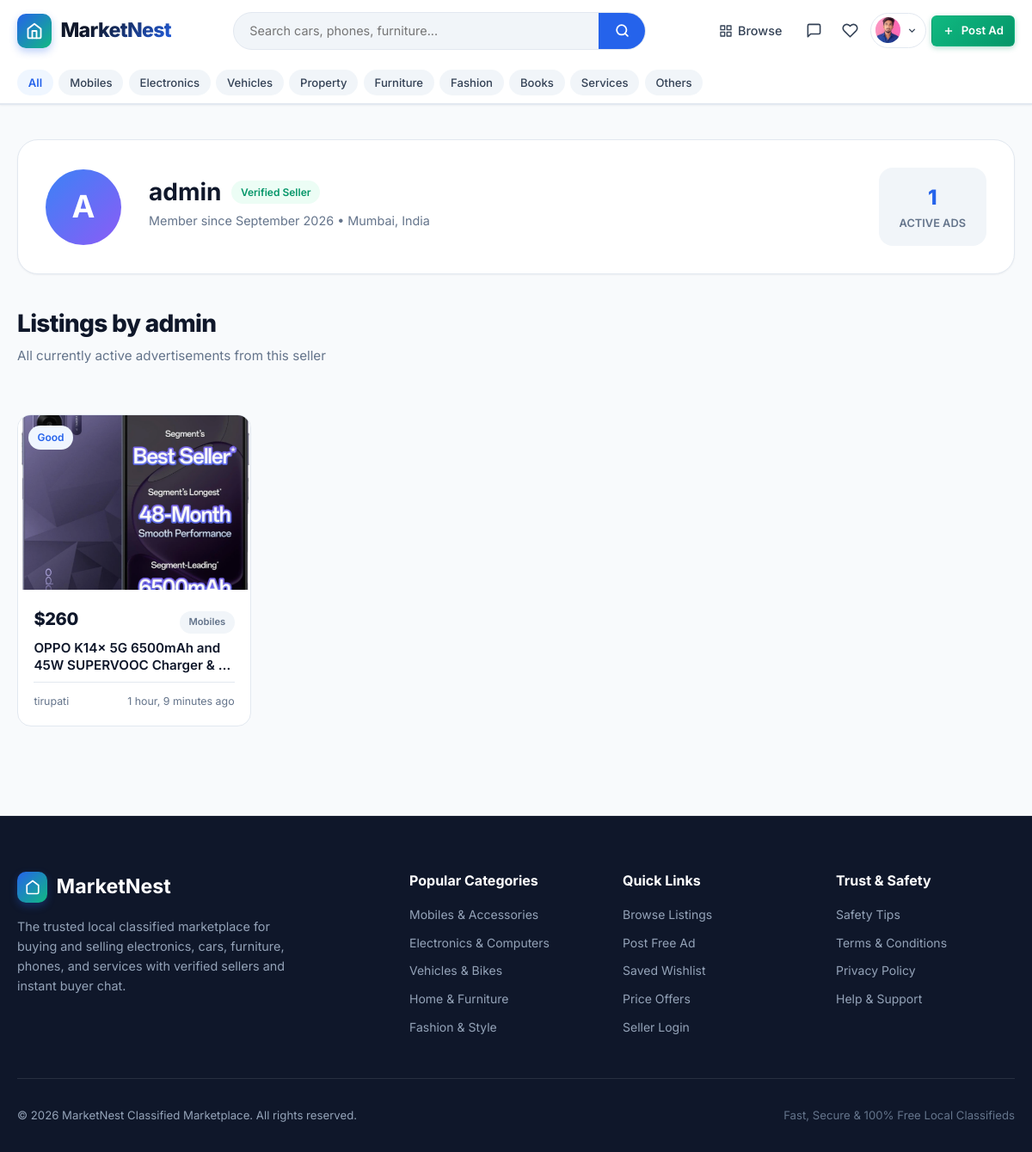
Page /seller/admin/ (signed in) on the committed database.
### marketplace/models.py (models this page shows, shortened)
class Profile(models.Model):
    user = models.OneToOneField(User, on_delete=models.CASCADE, related_name='profile')
    phone = models.CharField(max_length=20, blank=True)
    location = models.CharField(max_length=120, blank=True, default='Mumbai, India')
    bio = models.TextField(blank=True, max_length=500)
    avatar = models.ImageField(upload_to='avatars/', blank=True, null=True)
    created_at = models.DateTimeField(auto_now_add=True)
    updated_at = models.DateTimeField(auto_now=True)
    @property
    def avatar_url(self):
        if self.avatar and hasattr(self.avatar, 'url'):
            return self.avatar.url
        return None

class Category(models.Model):
    name = models.CharField(max_length=80, unique=True)
    slug = models.SlugField(max_length=100, unique=True, blank=True)
    icon = models.CharField(max_length=50, default='tag', help_text='Icon identifier (e.g. smartphone, laptop, car, home, armchair, shirt, book, briefcase, wrench, box)')
    description = models.TextField(blank=True)
    order = models.PositiveIntegerField(default=0)
    class Meta:
        verbose_name_plural = 'Categories'
        ordering = ['order', 'name']

class Listing(models.Model):
    CONDITION_CHOICES = [
        ('new', 'New'),
        ('like_new', 'Like New'),
        ('good', 'Good'),
        ('fair', 'Fair'),
        ('used', 'Used'),
    ]
    STATUS_CHOICES = [
        ('active', 'Active'),
        ('sold', 'Sold'),
        ('pending', 'Pending'),
        ('expired', 'Expired'),
    ]
    seller = models.ForeignKey(User, on_delete=models.CASCADE, related_name='listings')
    title = models.CharField(max_length=180)
    slug = models.SlugField(max_length=200, blank=True)
    description = models.TextField()
    price = models.DecimalField(max_digits=12, decimal_places=2)
    category = models.ForeignKey(Category, on_delete=models.PROTECT, related_name='listings')
    subcategory = models.ForeignKey(SubCategory, on_delete=models.SET_NULL, null=True, blank=True, related_name='listings')
    condition = models.CharField(max_length=20, choices=CONDITION_CHOICES, default='good')
    location = models.CharField(max_length=150)
    contact_phone = models.CharField(max_length=25)
    status = models.CharField(max_length=20, choices=STATUS_CHOICES, default='active')
    is_featured = models.BooleanField(default=False)
    views_count = models.PositiveIntegerField(default=0)
    created_at = models.DateTimeField(auto_now_add=True)
    updated_at = models.DateTimeField(auto_now=True)
    class Meta:
        ordering = ['-created_at']
    @property
    def primary_image(self):
        primary = self.images.filter(is_primary=True).first()
        if not primary:
            primary = self.images.first()
        return primary
    @property
    def primary_image_url(self):
        img = self.primary_image
        if img and img.image and hasattr(img.image, 'url'):
            return img.image.url
        return None
    @property
    def formatted_price(self):
        try:
            val = float(self.price)
            s = str(int(val))
            if len(s) <= 3:
                formatted = s
            if not val.is_integer():
                dec = f"{val:.2f}".split('.')[1]
                if int(dec) > 0:
                    formatted += f".{dec}"
            return f"${formatted}"
        except (ValueError, TypeError):
            return f"${self.price}"

class ListingImage(models.Model):
    listing = models.ForeignKey(Listing, on_delete=models.CASCADE, related_name='images')
    image = models.ImageField(upload_to='listings/%Y/%m/')
    is_primary = models.BooleanField(default=False)
    created_at = models.DateTimeField(auto_now_add=True)
    class Meta:
        ordering = ['-is_primary', 'id']

### marketplace/views.py (the view)
# urls.py: path('seller/<str:username>/', views.public_profile_view, name='public_profile'),
def public_profile_view(request, username):
    seller = get_object_or_404(User.objects.select_related('profile'), username=username)
    seller_listings = Listing.objects.filter(seller=seller, status='active').prefetch_related('images')
    context = {
        'seller': seller,
        'seller_listings': seller_listings,
        'total_active': seller_listings.count(),
    }
    return render(request, 'public_profile.html', context)

### marketplace/context_processors.py (called while the page is built)
def marketplace_context(request):
    context = {
        'all_categories': Category.objects.all()[:10],
        'favorites_count': 0,
        'unread_messages_count': 0,
        'pending_offers_count': 0,
    }
    if request.user.is_authenticated:
        context['favorites_count'] = Favorite.objects.filter(user=request.user).count()
        context['unread_messages_count'] = Message.objects.filter(
            conversation__in=request.user.buyer_conversations.all() | request.user.seller_conversations.all(),
            is_read=False
        ).exclude(sender=request.user).count()
        context['pending_offers_count'] = Offer.objects.filter(
            seller=request.user,
            status='pending'
        ).count()
    return context

### marketplace/templates/public_profile.html (shortened to what this page needs)
{% extends 'base.html' %}
{% load static %}
{% block content %}
<div class="container" style="padding-top: 2.5rem;">
  <div style="background: var(--bg-surface); border: 1px solid var(--border); border-radius: var(--radius-xl); padding: 2rem; margin-bottom: 2.5rem; box-shadow: var(--shadow-sm); display: flex; align-items: center; gap: 2rem; flex-wrap: wrap;">
    <div class="avatar-circle" style="width: 5.5rem; height: 5.5rem; font-size: 2.25rem;">
      {% if seller.profile.avatar_url %}
        <img src="{{ seller.profile.avatar_url }}" alt="{{ seller.username }}">
      {% else %}
        {{ seller.username|make_list|first|upper }}
      {% endif %}
    </div>
    <div style="flex: 1; min-width: 260px;">
      <div style="display: flex; align-items: center; gap: 0.75rem; margin-bottom: 0.25rem;">
        <h1 style="font-size: 1.75rem; margin-bottom: 0;">{{ seller.username }}</h1>
        <span class="badge badge-success">Verified Seller</span>
      </div>
      <p style="color: var(--text-muted); font-size: 0.9rem; margin-bottom: 0.5rem;">
        Member since {{ seller.date_joined|date:"F Y" }} &bull; {{ seller.profile.location|default:"Local Member" }}
      </p>
    </div>
    <div>
      <div style="background: var(--bg-subtle); padding: 1rem 1.5rem; border-radius: var(--radius-lg); text-align: center;">
        <div style="font-size: 1.5rem; font-weight: 800; color: var(--primary);">{{ total_active }}</div>
        <div style="font-size: 0.8rem; color: var(--text-muted); font-weight: 600; text-transform: uppercase;">Active Ads</div>
      </div>
    </div>
  </div>
  <div class="section-header">
    <div>
      <h2 class="section-title">Listings by {{ seller.username }}</h2>
      <p class="section-subtitle">All currently active advertisements from this seller</p>
    </div>
  </div>
  <div class="product-grid">
    {% for item in seller_listings %}
      <div class="product-card">
        <div class="card-img-wrap">
          {% if item.primary_image_url %}
            <img src="{{ item.primary_image_url }}" alt="{{ item.title }}" class="card-img" loading="lazy">
          {% endif %}
          <span class="badge badge-primary card-badge-top-left">{{ item.get_condition_display }}</span>
        </div>
        <div class="card-body">
          <div class="card-price-row">
            <span class="card-price">{{ item.formatted_price }}</span>
            <span class="badge badge-neutral" style="font-size: 0.7rem;">{{ item.category.name }}</span>
          </div>
          <h3 class="card-title">
            <a href="{% url 'product_detail' item.id %}">{{ item.title }}</a>
          </h3>
          <div class="card-meta">
            <span class="card-location">{{ item.location }}</span>
            <span class="card-date">{{ item.created_at|timesince }} ago</span>
          </div>
        </div>
      </div>
    {% empty %}
      <div class="empty-state" style="grid-column: 1 / -1;">
        <h3>No Active Listings</h3>
        <p>{{ seller.username }} currently has no active advertisements listed.</p>
        <a href="{% url 'browse' %}" class="btn btn-outline-primary">Browse Other Sellers</a>
      </div>
    {% endfor %}
  </div>
</div>
{% endblock %}

### marketplace/templates/base.html (shortened to what this page needs)
{% load static %}
<!DOCTYPE html>
<html lang="en">
<head>
  <link rel="stylesheet" href="{% static 'css/style.css' %}">
</head>
<body>
<header class="site-header">
  <div class="container">
    <nav class="navbar">
      <a href="{% url 'home' %}" class="brand-logo" id="siteLogo">
        <div class="brand-icon-box">
          <svg width="20" height="20" viewBox="0 0 24 24" fill="none" stroke="currentColor" stroke-width="2.2" stroke-linecap="round" stroke-linejoin="round">
            <path d="m3 9 9-7 9 7v11a2 2 0 0 1-2 2H5a2 2 0 0 1-2-2z"></path>
            <polyline points="9 22 9 12 15 12 15 22"></polyline>
          </svg>
        </div>
        <span class="brand-name">MarketNest</span>
      </a>
      <div class="header-search">
        <form action="{% url 'browse' %}" method="GET" class="search-bar-inline">
          <input type="text" name="q" placeholder="Search cars, phones, furniture..." value="{{ request.GET.q }}">
          <button type="submit" aria-label="Search">
            <svg width="17" height="17" viewBox="0 0 24 24" fill="none" stroke="currentColor" stroke-width="2.5" stroke-linecap="round" stroke-linejoin="round">
              <circle cx="11" cy="11" r="8"></circle><line x1="21" y1="21" x2="16.65" y2="16.65"></line>
            </svg>
          </button>
        </form>
      </div>
      <div class="nav-actions">
        <div class="nav-links-desktop" id="navDesktopLinks">
          <a href="{% url 'browse' %}" class="nav-link">
            Browse
          </a>
          {% if user.is_authenticated %}
            <a href="{% url 'messages_inbox' %}" class="nav-icon-btn" title="Messages">
              <svg width="19" height="19" viewBox="0 0 24 24" fill="none" stroke="currentColor" stroke-width="2" stroke-linecap="round" stroke-linejoin="round">
                <path d="M21 15a2 2 0 0 1-2 2H7l-4 4V5a2 2 0 0 1 2-2h14a2 2 0 0 1 2 2z"></path>
              </svg>
            </a>
            <a href="{% url 'favorites' %}" class="nav-icon-btn" title="Saved">
              <svg width="19" height="19" viewBox="0 0 24 24" fill="none" stroke="currentColor" stroke-width="2" stroke-linecap="round" stroke-linejoin="round">
                <path d="M20.84 4.61a5.5 5.5 0 0 0-7.78 0L12 5.67l-1.06-1.06a5.5 5.5 0 0 0-7.78 7.78l1.06 1.06L12 21.23l7.78-7.78 1.06-1.06a5.5 5.5 0 0 0 0-7.78z"></path>
              </svg>
            </a>
            <div class="user-menu-dropdown">
              <button type="button" class="user-avatar-btn" id="userMenuBtn" aria-expanded="false">
                <div class="avatar-circle">
                  {% if user.profile.avatar_url %}
                    <img src="{{ user.profile.avatar_url }}" alt="{{ user.username }}">
                  {% else %}
                    {{ user.username|make_list|first|upper }}
                  {% endif %}
                </div>
                <svg width="13" height="13" viewBox="0 0 24 24" fill="none" stroke="currentColor" stroke-width="2.5">
                  <polyline points="6 9 12 15 18 9"></polyline>
                </svg>
              </button>
            </div>
          {% else %}
            <a href="{% url 'login' %}" class="nav-link">Log In</a>
            <a href="{% url 'register' %}" class="btn btn-outline-primary btn-sm">Register</a>
          {% endif %}
          <a href="{% url 'create_listing' %}" class="btn btn-accent btn-sm" id="postAdBtn">
            <svg width="14" height="14" viewBox="0 0 24 24" fill="none" stroke="currentColor" stroke-width="2.5"><line x1="12" y1="5" x2="12" y2="19"></line><line x1="5" y1="12" x2="19" y2="12"></line></svg>
            Post Ad
          </a>
        </div>
      </div>
    </nav>
  </div>
  {% if all_categories %}
  <div class="category-subnav">
    <div class="container">
      <ul class="category-subnav-list">
        <li class="category-subnav-item">
          <a href="{% url 'browse' %}" class="{% if not request.GET.category %}active{% endif %}">All</a>
        </li>
        {% for cat in all_categories %}
        <li class="category-subnav-item">
          <a href="{% url 'browse' %}?category={{ cat.slug }}" class="{% if request.GET.category == cat.slug %}active{% endif %}">{{ cat.name }}</a>
        </li>
        {% endfor %}
      </ul>
    </div>
  </div>
  {% endif %}
</header>
<main class="main-content">
  {% block content %}{% endblock %}
</main>
<footer class="site-footer">
  <div class="container">
    <div class="footer-grid">
      <div class="footer-brand">
        <div style="display:flex;align-items:center;gap:0.65rem;margin-bottom:1rem;">
          <div class="brand-icon-box" style="width:2.2rem;height:2.2rem;">
            <svg width="18" height="18" viewBox="0 0 24 24" fill="none" stroke="currentColor" stroke-width="2.2">
              <path d="m3 9 9-7 9 7v11a2 2 0 0 1-2 2H5a2 2 0 0 1-2-2z"></path>
            </svg>
          </div>
          <h3 style="margin-bottom:0;color:#fff;">MarketNest</h3>
        </div>
        <p>The trusted local classified marketplace for buying and selling electronics, cars, furniture, phones, and services with verified sellers and instant buyer chat.</p>
      </div>
      <div class="footer-col">
        <h4>Popular Categories</h4>
        <div class="footer-links">
          <a href="{% url 'browse' %}?category=mobiles">Mobiles &amp; Accessories</a>
          <a href="{% url 'browse' %}?category=electronics">Electronics &amp; Computers</a>
          <a href="{% url 'browse' %}?category=vehicles">Vehicles &amp; Bikes</a>
          <a href="{% url 'browse' %}?category=furniture">Home &amp; Furniture</a>
          <a href="{% url 'browse' %}?category=fashion">Fashion &amp; Style</a>
        </div>
      </div>
      <div class="footer-col">
        <h4>Quick Links</h4>
        <div class="footer-links">
          <a href="{% url 'browse' %}">Browse Listings</a>
          <a href="{% url 'create_listing' %}">Post Free Ad</a>
          <a href="{% url 'favorites' %}">Saved Wishlist</a>
          <a href="{% url 'offers_list' %}">Price Offers</a>
          <a href="{% url 'login' %}">Seller Login</a>
        </div>
      </div>
      <div class="footer-col">
        <h4>Trust &amp; Safety</h4>
        <div class="footer-links">
          <a href="#safety">Safety Tips</a>
          <a href="#terms">Terms &amp; Conditions</a>
          <a href="#privacy">Privacy Policy</a>
          <a href="#contact">Help &amp; Support</a>
        </div>
      </div>
    </div>
    <div class="footer-bottom">
      <p>&copy; {% now "Y" %} MarketNest Classified Marketplace. All rights reserved.</p>
      <p style="color:#64748b;">Fast, Secure &amp; 100% Free Local Classifieds</p>
    </div>
  </div>
</footer>
</body>
</html>

### rows in the picture
Category: name "Mobiles"
Category: name "Electronics"
Category: name "Vehicles"
Category: name "Property"
Category: name "Furniture"
Category: name "Fashion"
Category: name "Books"
Category: name "Services"
Category: name "Others"
Listing: primary_image_url (picture), condition "Good", formatted_price "$260", category.name "Mobiles", title "OPPO K14x 5G 6500mAh and 45W SUPERVOOC Charger &…", location "tirupati", created_at "1 hour, 9 minutes"

### other values in the picture
{{ seller.username|make_list|first|upper }} "A"
{{ seller.username }} "admin"
{{ seller.date_joined|date:"F Y" }} "September 2026"
{{ seller.profile.location|default:"Local Member" }} "Mumbai, India"
{{ total_active }} "1"
